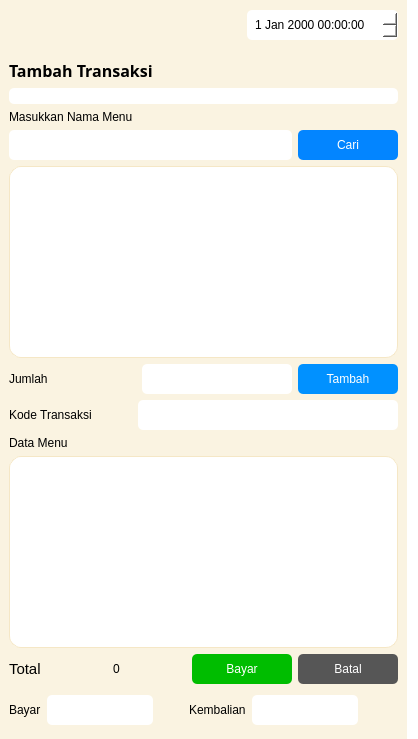
     <widget class="QWidget" name="main_menu" native="true">
      <property name="styleSheet">
       <string notr="true">background-color: rgb(255, 255, 255);</string>
      </property>
      <layout class="QVBoxLayout" name="verticalLayout_5">
       <property name="spacing">
        <number>0</number>
       </property>
       <property name="leftMargin">
        <number>0</number>
       </property>
       <property name="topMargin">
        <number>0</number>
       </property>
       <property name="bottomMargin">
        <number>0</number>
       </property>
       <item>
        <widget class="QWidget" name="widget" native="true">
         <property name="minimumSize">
          <size>
           <width>0</width>
           <height>50</height>
          </size>
         </property>
         <property name="maximumSize">
          <size>
           <width>16777215</width>
           <height>50</height>
          </size>
         </property>
         <property name="styleSheet">
          <string notr="true">QWidget {
	background-color: rgb(250, 243, 225);
}

QDateTimeEdit {
    background-color: white;
    color: black;
    border-radius: 5px;
    padding: 3px 6px;
}

QDateTimeEdit::drop-down {
    subcontrol-origin: padding;
    subcontrol-position: right;
    width: 20px;
    border: none;
}

QDateTimeEdit::down-arrow {
    width: 12px;
    height: 12px;
}
</string>
         </property>
         <layout class="QHBoxLayout" name="horizontalLayout_6">
          <item>
           <layout class="QHBoxLayout" name="horizontalLayout">
            <item>
             <widget class="QPushButton" name="btn_expand">
              <property name="styleSheet">
               <string notr="true">QPushButton {
	text-align: left;
	border-radius: 12px;
    padding: 10px;
    border: 0px;
	color: black;
    font-weight: 600;
}

QPushButton:hover {
	background-color: #F5E7C6;
}

QPushButton:checked {
	background-color: #222222;
}</string>
              </property>
              <property name="text">
               <string/>
              </property>
              <property name="icon">
               <iconset resource="images.qrc">
                <normaloff>:/image/images/mage--dash-menu-off.png</normaloff>
                <normalon>:/image/images/mage--double-arrow-left-off.png</normalon>:/image/images/mage--dash-menu-off.png</iconset>
              </property>
              <property name="iconSize">
               <size>
                <width>20</width>
                <height>20</height>
               </size>
              </property>
              <property name="checkable">
               <bool>true</bool>
              </property>
             </widget>
            </item>
            <item>
             <spacer name="horizontalSpacer">
              <property name="orientation">
               <enum>Qt::Horizontal</enum>
              </property>
              <property name="sizeHint" stdset="0">
               <size>
                <width>20</width>
                <height>118</height>
               </size>
              </property>
             </spacer>
            </item>
            <item>
             <widget class="QDateTimeEdit" name="dateTimeEdit">
              <property name="minimumSize">
               <size>
                <width>0</width>
                <height>30</height>
               </size>
              </property>
             </widget>
            </item>
           </layout>
          </item>
         </layout>
        </widget>
       </item>
       <item>
        <widget class="QWidget" name="widget_2" native="true">
         <property name="styleSheet">
          <string notr="true">QWidget {
	background-color: rgb(250, 243, 225);
}

QLabel {
	color:black;
}

QLineEdit {
	background-color: white;
	border-radius:  5px;
}

QComboBox {
	background-color: white;
	border-radius: 5px;
}

QTableWidget {
    background-color: white;
    border: 1px solid #F5E7C6;
    border-radius: 12px;
    gridline-color: #F5E7C6;
    selection-background-color: rgb(181, 171, 146);
    selection-color: #222222;
    font-size: 14px;
}

QHeaderView::section {
    background-color: #F5E7C6;
    color: #222222;
    padding: 8px;
    border: none;
    border-right: 1px solid #FAF3E1;
    font-weight: bold;
    font-size: 14px;
}

QHeaderView {
    background-color: #F5E7C6;
    border-radius: 8px;
}

QTableWidget::item {
    padding: 6px;
    border: none;
}

QTableWidget::item:hover {
    background-color: rgba(181, 171, 146, 90%);
    color: #222222;
}

QTableWidget::item:selected {
    background-color: rgb(181, 171, 146);
    color: #222222;
}

QScrollBar:vertical {
    background: transparent;
    width: 12px;
    margin: 6px 0 6px 0;
}

QScrollBar::handle:vertical {
    background: #F5E7C6;
    border-radius: 6px;
}

QScrollBar::handle:vertical:hover {
    background: rgb(181, 171, 146);
}

QScrollBar::add-line,
QScrollBar::sub-line {
    height: 0;
}

QTableCornerButton::section {
    background-color: #F5E7C6;
    border: none;
}</string>
         </property>
         <layout class="QVBoxLayout" name="verticalLayout_6">
          <item>
           <widget class="QLabel" name="label_7">
            <property name="maximumSize">
             <size>
              <width>16777215</width>
              <height>30</height>
             </size>
            </property>
            <property name="font">
             <font>
              <family>MS Reference Sans Serif</family>
              <pointsize>12</pointsize>
              <weight>75</weight>
              <bold>true</bold>
             </font>
            </property>
            <property name="styleSheet">
             <string notr="true">color:black;</string>
            </property>
            <property name="text">
             <string>Tambah Transaksi</string>
            </property>
            <property name="scaledContents">
             <bool>false</bool>
            </property>
            <property name="wordWrap">
             <bool>false</bool>
            </property>
           </widget>
          </item>
          <item>
           <layout class="QVBoxLayout" name="verticalLayout_8">
            <item>
             <widget class="QLineEdit" name="lineEdit_4"/>
            </item>
            <item>
             <layout class="QHBoxLayout" name="horizontalLayout_11">
              <item>
               <widget class="QLabel" name="label_8">
                <property name="font">
                 <font>
                  <pointsize>9</pointsize>
                 </font>
                </property>
                <property name="styleSheet">
                 <string notr="true"/>
                </property>
                <property name="text">
                 <string>Masukkan Nama Menu</string>
                </property>
               </widget>
              </item>
             </layout>
            </item>
            <item>
             <layout class="QHBoxLayout" name="horizontalLayout_10">
              <item>
               <widget class="QLineEdit" name="lineEdit_2">
                <property name="minimumSize">
                 <size>
                  <width>0</width>
                  <height>30</height>
                 </size>
                </property>
               </widget>
              </item>
              <item>
               <widget class="QPushButton" name="pushButton">
                <property name="minimumSize">
                 <size>
                  <width>100</width>
                  <height>30</height>
                 </size>
                </property>
                <property name="styleSheet">
                 <string notr="true">QPushButton {
	
	background-color: rgb(3, 133, 255);
	color: white;
	padding: 2px;
	border-radius: 5px;
}</string>
                </property>
                <property name="text">
                 <string>Cari</string>
                </property>
               </widget>
              </item>
             </layout>
            </item>
            <item>
             <layout class="QHBoxLayout" name="horizontalLayout_9">
              <item>
               <widget class="QTableWidget" name="tableWidget"/>
              </item>
             </layout>
            </item>
            <item>
             <layout class="QHBoxLayout" name="horizontalLayout_8">
              <item>
               <widget class="QLabel" name="label_11">
                <property name="text">
                 <string>Jumlah</string>
                </property>
               </widget>
              </item>
              <item>
               <spacer name="horizontalSpacer_2">
                <property name="orientation">
                 <enum>Qt::Horizontal</enum>
                </property>
                <property name="sizeType">
                 <enum>QSizePolicy::Expanding</enum>
                </property>
                <property name="sizeHint" stdset="0">
                 <size>
                  <width>40</width>
                  <height>20</height>
                 </size>
                </property>
               </spacer>
              </item>
              <item>
               <widget class="QLineEdit" name="lineEdit">
                <property name="minimumSize">
                 <size>
                  <width>150</width>
                  <height>30</height>
                 </size>
                </property>
               </widget>
              </item>
              <item>
               <widget class="QPushButton" name="pushButton_2">
                <property name="minimumSize">
                 <size>
                  <width>100</width>
                  <height>30</height>
                 </size>
                </property>
                <property name="styleSheet">
                 <string notr="true">QPushButton {
	background-color: rgb(1, 145, 255);
	color: white;
	padding: 2px;
	border-radius: 5px;
}</string>
                </property>
                <property name="text">
                 <string>Tambah</string>
                </property>
               </widget>
              </item>
             </layout>
            </item>
           </layout>
          </item>
          <item>
           <widget class="QFrame" name="frame_makanan">
            <property name="maximumSize">
             <size>
              <width>16777215</width>
              <height>30</height>
             </size>
            </property>
            <property name="frameShape">
             <enum>QFrame::NoFrame</enum>
            </property>
            <layout class="QHBoxLayout" name="horizontalLayout_13">
             <property name="leftMargin">
              <number>0</number>
             </property>
             <property name="topMargin">
              <number>0</number>
             </property>
             <property name="rightMargin">
              <number>0</number>
             </property>
             <property name="bottomMargin">
              <number>0</number>
             </property>
             <item>
              <widget class="QLabel" name="label_12">
               <property name="text">
                <string>Kode Transaksi</string>
               </property>
              </widget>
             </item>
             <item>
              <spacer name="horizontalSpacer_10">
               <property name="orientation">
                <enum>Qt::Horizontal</enum>
               </property>
               <property name="sizeHint" stdset="0">
                <size>
                 <width>40</width>
                 <height>20</height>
                </size>
               </property>
              </spacer>
             </item>
             <item>
              <widget class="QLineEdit" name="lineEdit_3">
               <property name="minimumSize">
                <size>
                 <width>260</width>
                 <height>30</height>
                </size>
               </property>
              </widget>
             </item>
            </layout>
           </widget>
          </item>
          <item>
           <widget class="QLabel" name="label">
            <property name="text">
             <string>Data Menu</string>
            </property>
           </widget>
          </item>
          <item>
           <widget class="QTableWidget" name="tableWidget_2"/>
          </item>
          <item>
           <widget class="QFrame" name="frame_minuman">
            <property name="maximumSize">
             <size>
              <width>16777215</width>
              <height>30</height>
             </size>
            </property>
            <property name="frameShape">
             <enum>QFrame::NoFrame</enum>
            </property>
            <layout class="QHBoxLayout" name="horizontalLayout_14">
             <property name="leftMargin">
              <number>0</number>
             </property>
             <property name="topMargin">
              <number>0</number>
             </property>
             <property name="rightMargin">
              <number>0</number>
             </property>
             <property name="bottomMargin">
              <number>0</number>
             </property>
             <item>
              <widget class="QLabel" name="label_13">
               <property name="maximumSize">
                <size>
                 <width>16777215</width>
                 <height>16777215</height>
                </size>
               </property>
               <property name="font">
                <font>
                 <pointsize>11</pointsize>
                </font>
               </property>
               <property name="text">
                <string>Total</string>
               </property>
              </widget>
             </item>
             <item>
              <spacer name="horizontalSpacer_3">
               <property name="orientation">
                <enum>Qt::Horizontal</enum>
               </property>
               <property name="sizeHint" stdset="0">
                <size>
                 <width>40</width>
                 <height>20</height>
                </size>
               </property>
              </spacer>
             </item>
             <item>
              <widget class="QLabel" name="label_10">
               <property name="font">
                <font>
                 <pointsize>9</pointsize>
                </font>
               </property>
               <property name="text">
                <string>0</string>
               </property>
              </widget>
             </item>
             <item>
              <spacer name="horizontalSpacer_13">
               <property name="orientation">
                <enum>Qt::Horizontal</enum>
               </property>
               <property name="sizeHint" stdset="0">
                <size>
                 <width>40</width>
                 <height>20</height>
                </size>
               </property>
              </spacer>
             </item>
             <item>
              <widget class="QPushButton" name="btn_save">
               <property name="minimumSize">
                <size>
                 <width>100</width>
                 <height>30</height>
                </size>
               </property>
               <property name="maximumSize">
                <size>
                 <width>100</width>
                 <height>30</height>
                </size>
               </property>
               <property name="styleSheet">
                <string notr="true">QPushButton {
	background-color: rgb(0, 189, 0);
	color: white;
	padding: 2px;
	border-radius: 5px;
}</string>
               </property>
               <property name="text">
                <string>Bayar</string>
               </property>
              </widget>
             </item>
             <item>
              <widget class="QPushButton" name="pushButton_3">
               <property name="minimumSize">
                <size>
                 <width>100</width>
                 <height>30</height>
                </size>
               </property>
               <property name="maximumSize">
                <size>
                 <width>100</width>
                 <height>30</height>
                </size>
               </property>
               <property name="styleSheet">
                <string notr="true">QPushButton {
	background-color: rgb(86, 86, 86);
	color:  white;
	padding: 2px;
	border-radius: 5px;
}</string>
               </property>
               <property name="text">
                <string>Batal</string>
               </property>
              </widget>
             </item>
            </layout>
           </widget>
          </item>
          <item>
           <layout class="QHBoxLayout" name="horizontalLayout_15">
            <item>
             <widget class="QLabel" name="label_6">
              <property name="text">
               <string>Bayar</string>
              </property>
             </widget>
            </item>
            <item>
             <widget class="QLineEdit" name="lineEdit_5">
              <property name="minimumSize">
               <size>
                <width>0</width>
                <height>30</height>
               </size>
              </property>
             </widget>
            </item>
            <item>
             <spacer name="horizontalSpacer_8">
              <property name="orientation">
               <enum>Qt::Horizontal</enum>
              </property>
              <property name="sizeHint" stdset="0">
               <size>
                <width>20</width>
                <height>40</height>
               </size>
              </property>
             </spacer>
            </item>
            <item>
             <widget class="QLabel" name="label_9">
              <property name="text">
               <string>Kembalian</string>
              </property>
             </widget>
            </item>
            <item>
             <widget class="QLineEdit" name="lineEdit_6">
              <property name="minimumSize">
               <size>
                <width>0</width>
                <height>30</height>
               </size>
              </property>
             </widget>
            </item>
            <item>
             <spacer name="horizontalSpacer_17">
              <property name="orientation">
               <enum>Qt::Horizontal</enum>
              </property>
              <property name="sizeHint" stdset="0">
               <size>
                <width>40</width>
                <height>20</height>
               </size>
              </property>
             </spacer>
            </item>
           </layout>
          </item>
         </layout>
        </widget>
       </item>
      </layout>
     </widget>
